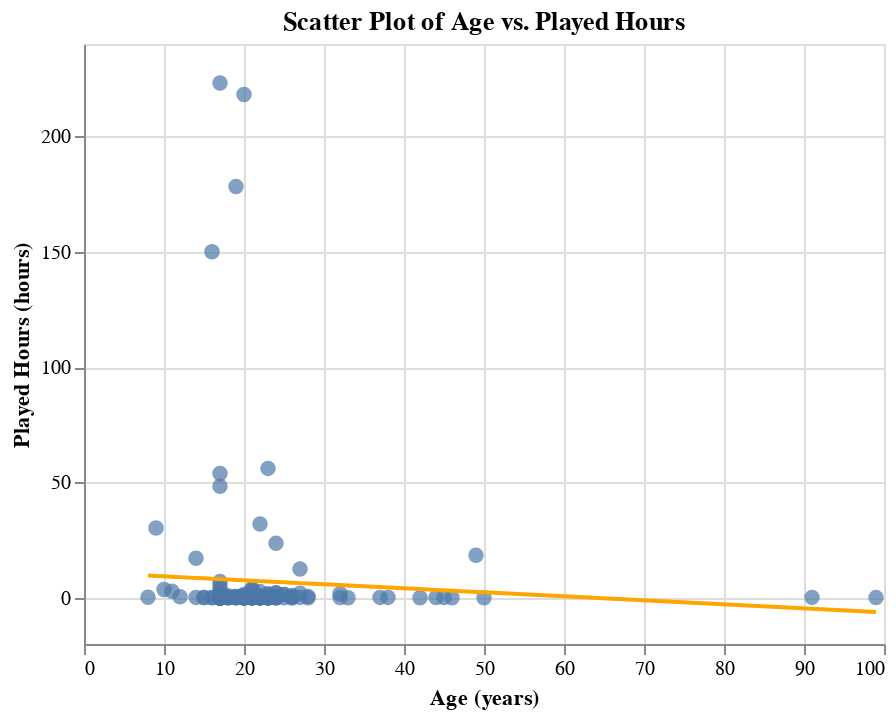

Source (notebook cell):
### Markdown cell above
In addition to the actual vs. predicted graph, a graph representing the linear line produced by the linear regression model is overlayed with the orinal data graph to better visualize the model's performance.

### Code cell
lr_chart = scatter_chart + alt.Chart(lr_combined_data).mark_line(color="orange").encode(
    x="age",
    y="predicted"
)

lr_chart

### Figure 1 — Vega-Lite specification as saved in the notebook (floating-point values rounded to 4 significant figures; data arrays with more than 128 entries replaced by an {"elided": "..."} marker saying what was removed)
{"config": {"view": {"continuousWidth": 300, "continuousHeight": 300}}, "layer": [{"data": {"name": "data-5ed4194a842caecf700eb109c7b4a004"}, "mark": {"type": "circle", "size": 60}, "encoding": {"tooltip": [{"field": "age", "type": "quantitative"}, {"field": "played_hours", "type": "quantitative"}], "x": {"field": "age", "title": "Age (years)", "type": "quantitative"}, "y": {"field": "played_hours", "title": "Played Hours (hours)", "type": "quantitative"}}, "title": "Scatter Plot of Age vs. Played Hours"}, {"data": {"name": "data-19968701e1b2838eaf854cc1406ac2b1"}, "mark": {"type": "line", "color": "orange"}, "encoding": {"x": {"field": "age", "type": "quantitative"}, "y": {"field": "predicted", "type": "quantitative"}}}], "height": 300, "width": 400, "$schema": "https://vega.github.io/schema/vega-lite/v5.20.1.json", "datasets": {"data-5ed4194a842caecf700eb109c7b4a004": {"elided": "196 records"}, "data-19968701e1b2838eaf854cc1406ac2b1": {"elided": "196 records"}}}
